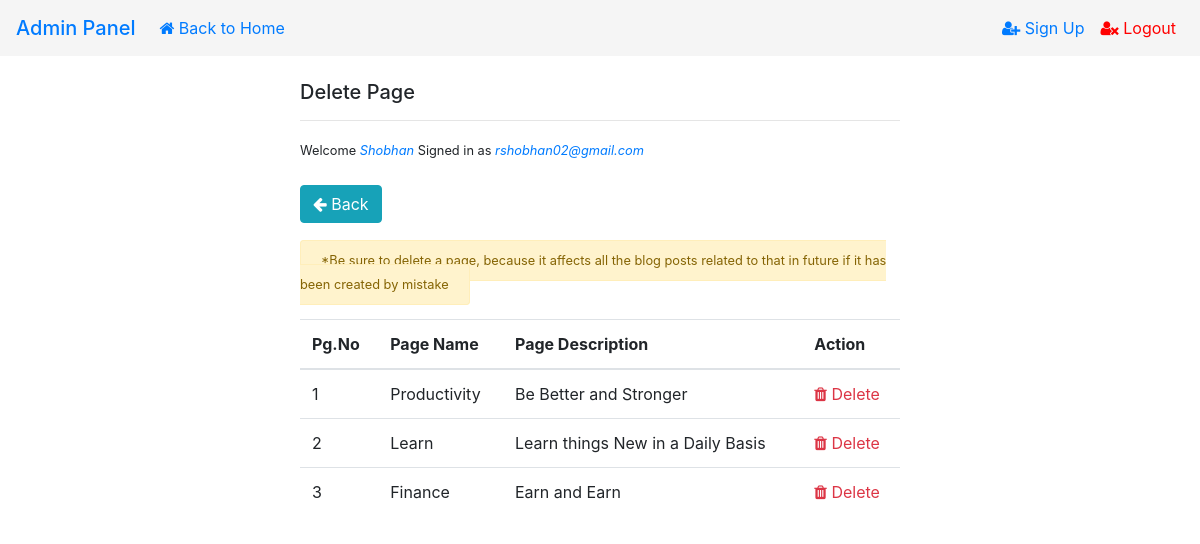
Screenshot of /lib/delpage.php (signed in) with the database file from the repository.
### tables this page shows
CREATE TABLE `pagenames` (
  `pno` int(255) NOT NULL,
  `pgname` varchar(255) NOT NULL,
  `pgdesc` text NOT NULL,
  `pgimg` text NOT NULL
);

### lib/delpage.php (the view, shortened to what this page needs)
<?php
include('add.php');
?>
<!DOCTYPE html>
<html>
<head>
    <link rel="stylesheet" href="https://cdnjs.cloudflare.com/ajax/libs/font-awesome/4.7.0/css/font-awesome.min.css">
    <link rel="stylesheet" href="https://maxcdn.bootstrapcdn.com/bootstrap/4.0.0/css/bootstrap.min.css">
</head>
<body>
</body>
<nav class="navbar navbar-expand-md" style="background:whitesmoke;">
  <a class="navbar-brand" href="../apanel.php" style="font-weight:500;">Admin Panel</a>
  <div class="collapse navbar-collapse" id="collapsibleNavbar">
    <ul class="navbar-nav">
      <li class="nav-item">
      <a href="../index.php" class=nav-link><i class="fa fa-home"></i> Back to Home</a>
      </li>
    </ul>
    <ul class="navbar-nav ml-auto">
      <li><a href="../signup.php" class=nav-link><i class="fa fa-user-plus"></i> Sign Up</a></li>
      <li><a href="../apanel.php?logout=success" style="color: red;" class=nav-link><i class="fa fa-user-times"></i> Logout</a></label></li>
    </ul>
  </div>
</nav>
<div style="width:25%;float:left;"><br></div>
<div style="width:50%;float:left;">
<br>
<h5>Delete Page</h5>
<hr>
<small class="mr-auto">Welcome <i class="text-primary"><?php echo $_SESSION['name']; ?></i> Signed in as <i class="text-primary"><?php echo $_SESSION['email']; ?></i></small><br><br>
<a href="dash.php"><button class="btn btn-info"><i class="fa fa-arrow-left"></i> Back</button></a><br><br>
<small class="alert alert-warning">*Be sure to delete a page, because it affects all the blog posts related to that in future if it has been created by mistake</small><br><br>
<table class="table table-hover">
  <thead>
    <tr>
      <th scope="col">Pg.No</th>
      <th scope="col">Page Name</th>
      <th scope="col">Page Description</th>
      <th scope="col">Action</th>
    </tr>
  </thead>
  <tbody>
<?php
  $sql6 = "SELECT * FROM pagenames";
  $result6 = mysqli_query($db, $sql6);
  while($row6 = mysqli_fetch_array($result6)){
?>
<tr>
<td><?php echo $row6["pno"]; ?></td>
<td><?php echo $row6["pgname"]; ?></td>
<td><?php echo $row6["pgdesc"]; ?></td>
<td><a class="text-danger" href="dash.php?pno=<?php echo $row6["pno"]; ?>"><i class="fa fa-trash"></i> Delete</a></td>
</tr>
<?php }
?>
</tbody>
</table>
<br><br>
</div>
<div style="width:25%;float:left;"><br></div>
</html>

### lib/delpage.php (style rules this page uses)
a { text-decoration:none; }

### rows the page displays
pagenames: pno "1", pgname "Productivity", pgdesc "Be Better and Stronger"
pagenames: pno "2", pgname "Learn", pgdesc "Learn things New in a Daily Basis"
pagenames: pno "3", pgname "Finance", pgdesc "Earn and Earn"

### other values shown
$_SESSION['name'] "Shobhan"
$_SESSION['email'] "rshobhan02@gmail.com"
